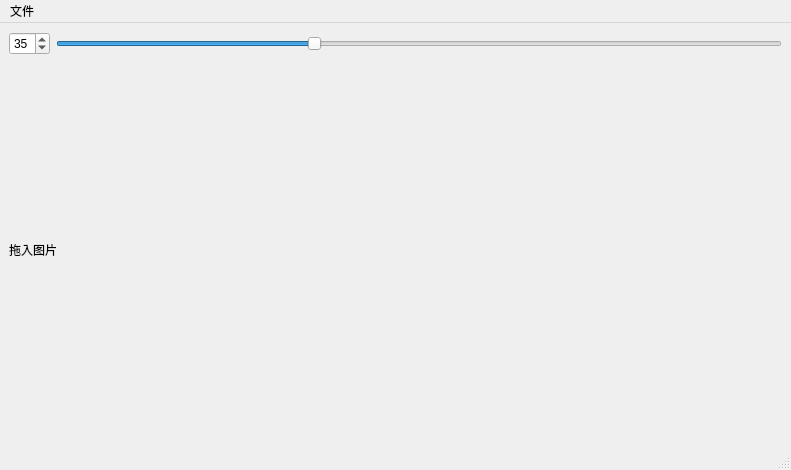
<?xml version="1.0" encoding="UTF-8"?>
<ui version="4.0">
 <class>MainWindow</class>
 <widget class="QMainWindow" name="MainWindow">
  <property name="geometry">
   <rect>
    <x>0</x>
    <y>0</y>
    <width>791</width>
    <height>470</height>
   </rect>
  </property>
  <property name="windowTitle">
   <string>图片剪辑</string>
  </property>
  <widget class="QWidget" name="centralwidget">
   <layout class="QVBoxLayout" name="verticalLayout_2">
    <item>
     <layout class="QHBoxLayout" name="horizontalLayout">
      <item>
       <widget class="QSpinBox" name="thresholdBox">
        <property name="value">
         <number>35</number>
        </property>
       </widget>
      </item>
      <item>
       <widget class="QSlider" name="thresholdSlider">
        <property name="value">
         <number>35</number>
        </property>
        <property name="orientation">
         <enum>Qt::Horizontal</enum>
        </property>
       </widget>
      </item>
     </layout>
    </item>
    <item>
     <widget class="QLabel" name="pixmap_label">
      <property name="text">
       <string>拖入图片</string>
      </property>
     </widget>
    </item>
   </layout>
  </widget>
  <widget class="QMenuBar" name="menubar">
   <property name="geometry">
    <rect>
     <x>0</x>
     <y>0</y>
     <width>791</width>
     <height>22</height>
    </rect>
   </property>
   <widget class="QMenu" name="menu">
    <property name="title">
     <string>文件</string>
    </property>
    <addaction name="actionOpen"/>
    <addaction name="actionSave"/>
   </widget>
   <addaction name="menu"/>
  </widget>
  <widget class="QStatusBar" name="statusbar"/>
  <action name="actionSave">
   <property name="enabled">
    <bool>false</bool>
   </property>
   <property name="text">
    <string>另存为</string>
   </property>
  </action>
  <action name="actionOpen">
   <property name="text">
    <string>打开</string>
   </property>
  </action>
 </widget>
 <resources/>
 <connections/>
</ui>
